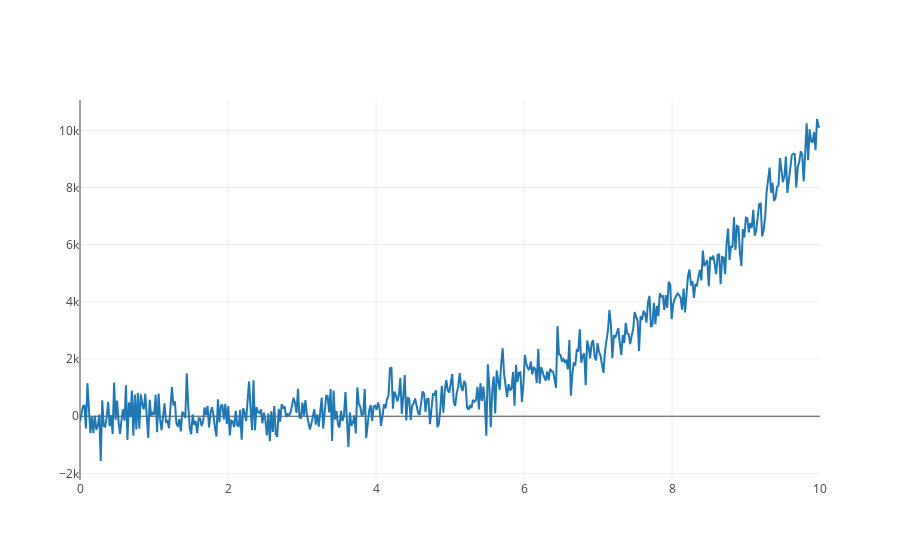

The code cell stored with this chart in its notebook:
### Code cell
iplot(go.Figure(data=[go.Scatter(x=x.ravel(),y=y.ravel())]))

### Figure 1 — Plotly figure (JSON) as saved in the notebook; plotly's stock layout.template omitted (floating-point values rounded to 4 significant figures; data arrays with more than 128 entries replaced by an {"elided": "..."} marker saying what was removed)
{"data": [{"type": "scatter", "x": {"elided": "500 float values"}, "y": {"elided": "500 float values"}}], "layout": {}}
